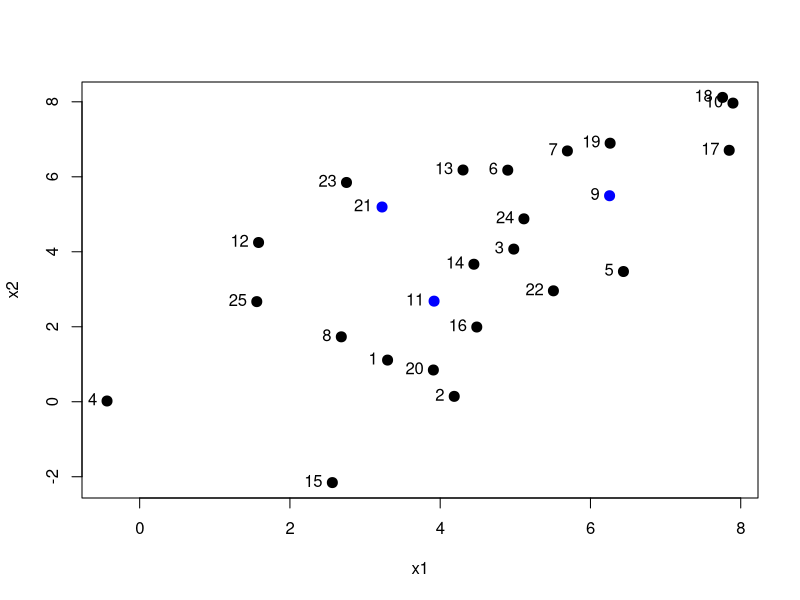
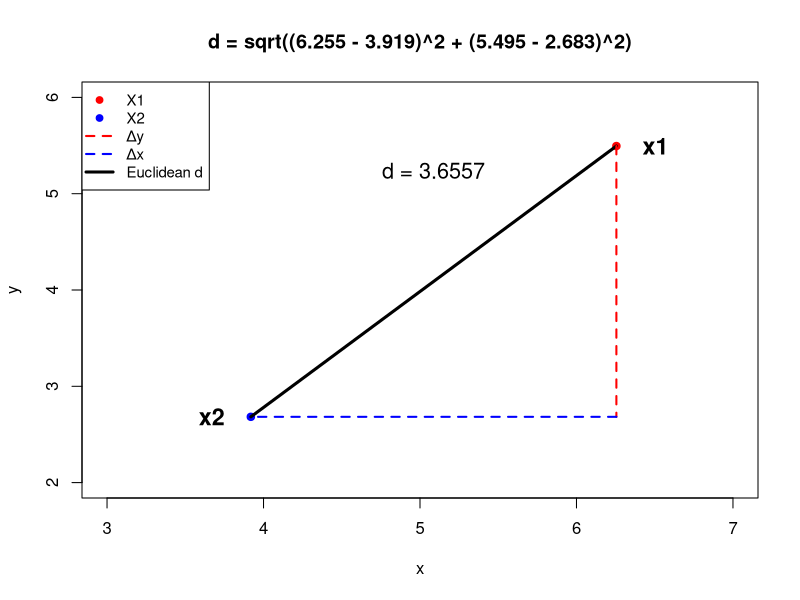
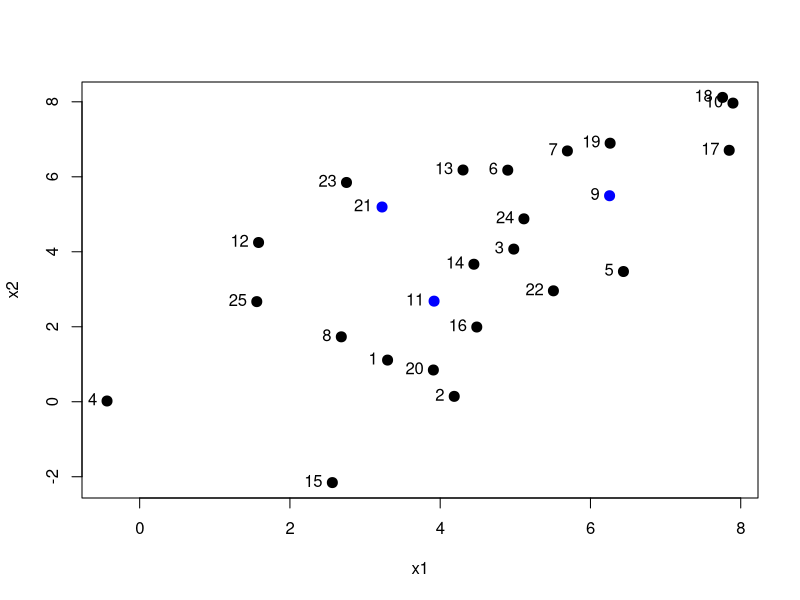
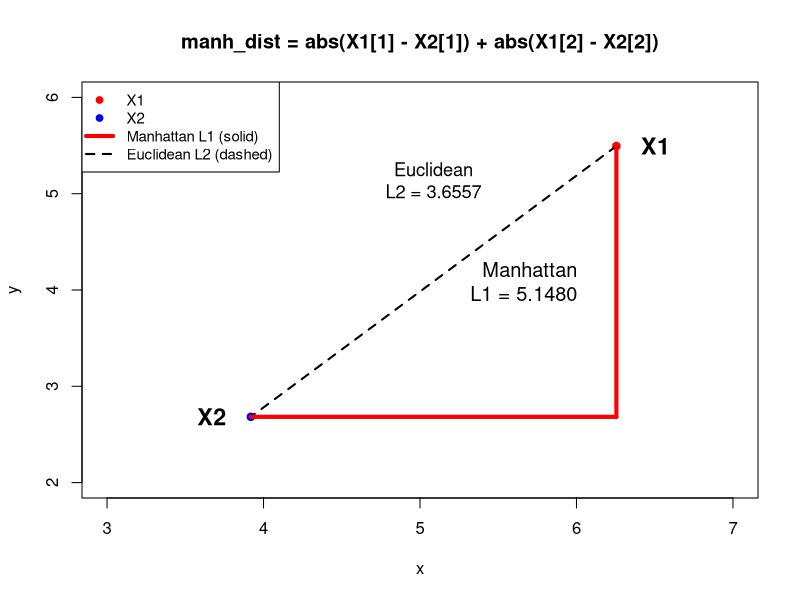
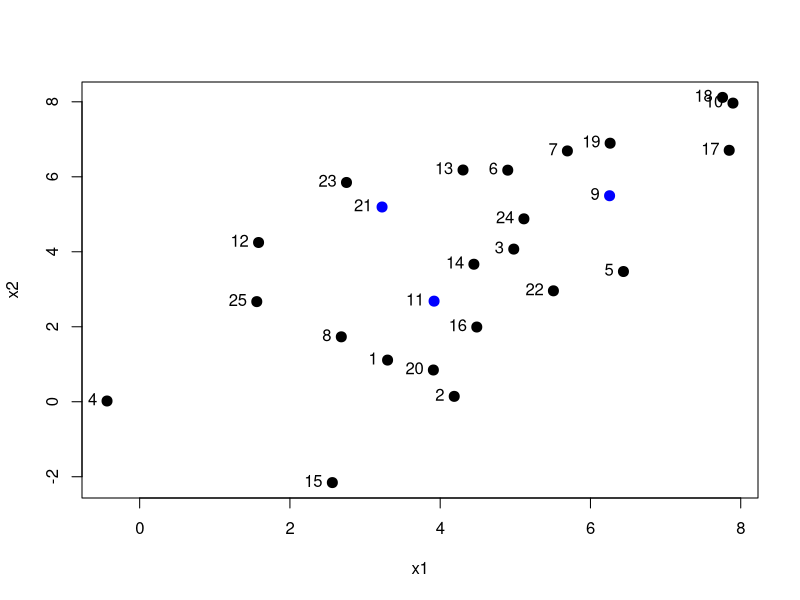
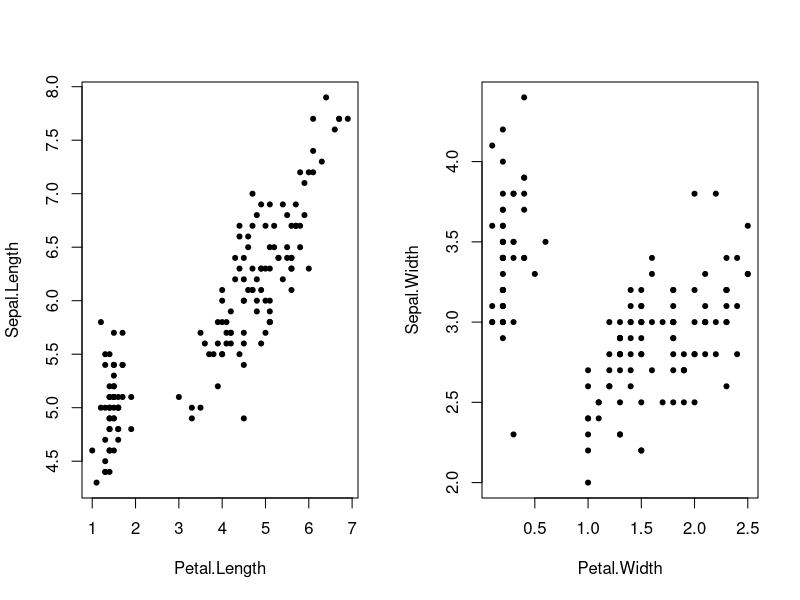
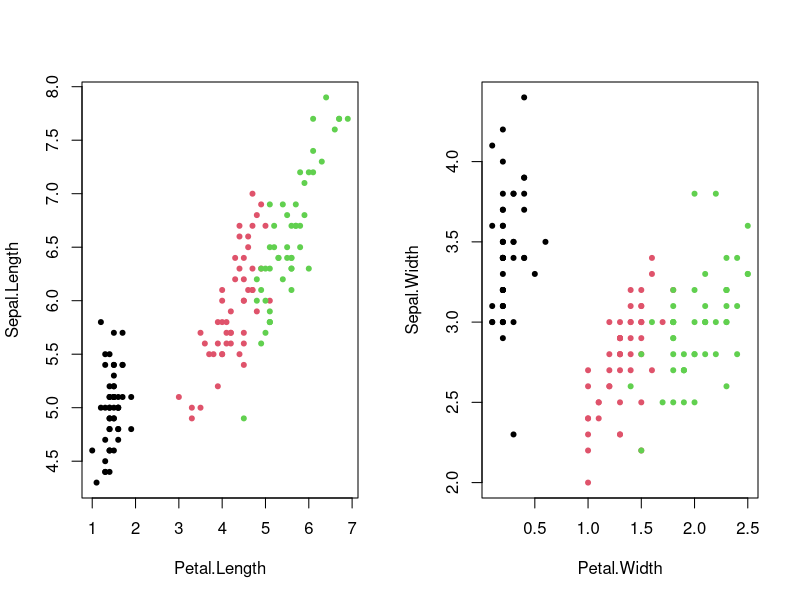
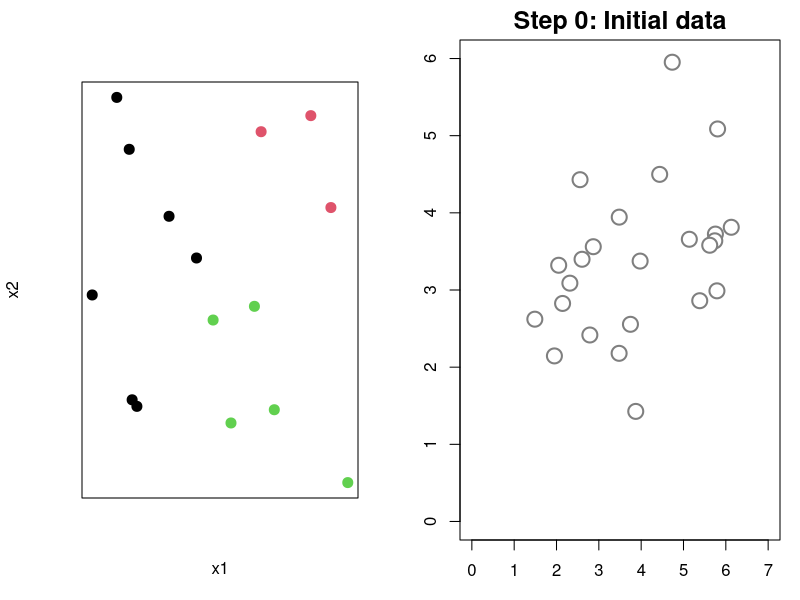

Generate these figures, in order, with R:
## ---- chunk 1
set.seed(146)
x1 <- rnorm(25, 5, 2)
x2 <- x1 + rnorm(25, 0, 2)
mycol <- rep("black", 25)
mycol[c(9,11,21)] <- "blue"
plot(x1, x2, pch=20, col=mycol, cex=2)
text(x1,x2, labels=as.character(1:25),pos=2)
## ---- chunk 2
# Points (capital X1, X2)
X1 <- c(6.255, 5.495)
X2 <- c(3.919, 2.683)

# Compute Euclidean distance
dist <- sqrt((X1[1] - X2[1])^2 + (X1[2] - X2[2])^2)

# Plot
plot(X1[1], X1[2], pch = 19, col = "red", xlim = c(3, 7), ylim = c(2, 6),
     xlab = "x", ylab = "y", main = "d = sqrt((6.255 - 3.919)^2 + (5.495 - 2.683)^2)")
points(X2[1], X2[2], pch = 19, col = "blue")

# Hypotenuse (Euclidean distance)
segments(X1[1], X1[2], X2[1], X2[2], lwd = 3, col = "black")

# Dashed legs of the triangle (Delta x and Delta y)
segments(X1[1], X1[2], X1[1], X2[2], lwd = 2, col = "red", lty = 2)
segments(X1[1], X2[2], X2[1], X2[2], lwd = 2, col = "blue", lty = 2)

# Labels for points
text(X1[1] + 0.25, X1[2], "x1", cex = 1.4, font = 2)
text(X2[1] - 0.25, X2[2], "x2", cex = 1.4, font = 2)

# Distance annotation
text(mean(c(X1[1], X2[1])), mean(c(X1[2], X2[2])) + 1.15,
     sprintf("d = %.4f", dist), cex = 1.3)

# Legend
legend("topleft", legend = c("X1", "X2", "Δy", "Δx", "Euclidean d"),
       col = c("red", "blue", "red", "blue", "black"),
       pch = c(19, 19, NA, NA, NA), lty = c(NA, NA, 2, 2, 1),
       lwd = c(NA, NA, 2, 2, 3), cex = 0.9, bg = "white")
mypoints <- cbind(x1,x2)[c(9,11,21),]
rownames(mypoints) <- as.character(c(9,11,21))
## ---- chunk 3
plot(x1, x2, pch=20, col=mycol, cex=2)
text(x1,x2, labels=as.character(1:25),pos=2)
## ---- chunk 4
dist(mypoints, method ="euclidian")
## ---- chunk 5
# Points
# Points
X1 <- c(6.255, 5.495)
X2 <- c(3.919, 2.683)

# Distances
eucl_dist <- sqrt((X1[1] - X2[1])^2 + (X1[2] - X2[2])^2)
manh_dist <- abs(X1[1] - X2[1]) + abs(X1[2] - X2[2])
#cat(sprintf("Manhattan distance: %.4f (Euclidean reference: %.4f)\n", manh_dist, eucl_dist))

# Plot
plot(X1[1], X1[2], pch = 19, col = "red", xlim = c(3, 7), ylim = c(2, 6),
     xlab = "x", ylab = "y", main = "manh_dist = abs(X1[1] - X2[1]) + abs(X1[2] - X2[2])")
points(X2[1], X2[2], pch = 19, col = "blue")

# Euclidean reference (dashed black)
segments(X1[1], X1[2], X2[1], X2[2], lwd = 2, col = "black", lty = 2)

# Manhattan lower path focus (solid red: horizontal then vertical)
segments(X2[1], X2[2], X1[1], X2[2], lwd = 4, col = "red")
segments(X1[1], X2[2], X1[1], X1[2], lwd = 4, col = "red")


# Labels
text(X1[1] + 0.25, X1[2], "X1", cex = 1.4, font = 2)
text(X2[1] - 0.25, X2[2], "X2", cex = 1.4, font = 2)

# Annotations (focus on Manhattan)
text(X1[1] - 0.25, (X1[2] + X2[2])/2, sprintf("Manhattan\nL1 = %.4f", manh_dist), cex = 1.2, adj=1)
text((X1[1] + X2[1])/2, (X1[2] + X2[2])/2 + 1.05, sprintf("Euclidean\nL2 = %.4f", eucl_dist), cex = 1.1)

# Legend (Manhattan primary)
legend("topleft", c("X1", "X2", "Manhattan L1 (solid)", "Euclidean L2 (dashed)"),
       col = c("red", "blue", "red", "black"),
       pch = c(19, 19, NA, NA), lty = c(NA, NA, 1, 2),
       lwd = c(NA, NA, 4, 2), cex = 0.9, bg = "white")


## ---- chunk 6
plot(x1, x2, pch=20, col=mycol, cex=2)
text(x1,x2, labels=as.character(1:25),pos=2)
## ---- chunk 7
dist(mypoints, method ="manhattan")
## ---- chunk 8
data(iris)
head(iris[c(1:3,55:57,125:127),1:5],8)
## ---- chunk 9
par(mfrow=c(1,2))
plot(Sepal.Length ~ Petal.Length, data=iris, pch=20)
plot(Sepal.Width ~ Petal.Width, data=iris, pch=20)
## ---- chunk 10
par(mfrow=c(1,2))
cols=factor(iris$Species, labels = 1:3)
plot(Sepal.Length ~ Petal.Length, data=iris, pch=20, col=cols)
plot(Sepal.Width ~ Petal.Width, data=iris, pch=20, col=cols)
## ---- chunk 11
#set.seed(147)
x1 <- runif(15)
x2 <- runif(15)
X <- cbind(x1,x2)
clust1 <- kmeans(X, centers = 3, iter.max = 10, nstart = 5)
plot(x2~x1, pch=20, cex=2, axes=F, col=clust1$cluster)
box()
## ---- chunk 12
set.seed(123)

# Generate two-cluster toy data (fixed once for all slides)
n1 <- 12; n2 <- 12
x1 <- cbind(rnorm(n1, 2.5, 0.8), rnorm(n1, 3, 0.8))
x2 <- cbind(rnorm(n2, 5, 0.9),   rnorm(n2, 4, 0.9))
X  <- rbind(x1, x2)
## ---- chunk 13
par(mar = c(3, 3, 2, 1))
plot(X, pch = 21, bg = "white", col = "gray50", cex = 2, lwd = 2,
     xlim = c(0, 7), ylim = c(0, 6),
     xlab = "", ylab = "",
     main = "Step 0: Initial data", cex.main = 1.5,
     axes = TRUE)
## ---- chunk 14
set.seed(42)
centers1 <- X[sample(nrow(X), 2), ]

par(mar = c(3, 3, 2, 1))
plot(X, pch = 21, bg = "white", col = "gray50", cex = 2, lwd = 2,
     xlim = c(0, 7), ylim = c(0, 6),
     xlab = "", ylab = "",
     main = "Step 1: Initialize centroids", cex.main = 1.5,
     axes = TRUE)
points(centers1, pch = 4, col = c("blue", "red"), cex = 3, lwd = 3)
## ---- chunk 15
# Distances from points to initial centroids
dists1 <- as.matrix(dist(rbind(X, centers1)))
assign1 <- apply(dists1[1:nrow(X), (nrow(X)+1):(nrow(X)+2)], 1, which.min)
cols1 <- ifelse(assign1 == 1, "blue", "red")

par(mar = c(3, 3, 2, 1))
plot(X, pch = 21, bg = "white", col = cols1, cex = 2, lwd = 2,
     xlim = c(0, 7), ylim = c(0, 6),
     xlab = "", ylab = "",
     main = "Step 2: Assign to nearest centroid", cex.main = 1.5,
     axes = TRUE)
points(centers1, pch = 4, col = c("blue", "red"), cex = 3, lwd = 3)
#text(7.5, 5, "Assign to
##nearest centroid", adj = 0,
#     cex = 1.2, col = "goldenrod4", xpd = TRUE)
## ---- chunk 16
centers2 <- rbind(
  colMeans(X[assign1 == 1, , drop = FALSE]),
  colMeans(X[assign1 == 2, , drop = FALSE])
)

par(mar = c(3, 3, 2, 1))
plot(X, pch = 21, bg = "white", col = cols1, cex = 2, lwd = 2,
     xlim = c(0, 7), ylim = c(0, 6),
     xlab = "", ylab = "",
     main = "Step 3: Compute new centroids", cex.main = 1.5,
     axes = TRUE)
points(centers2, pch = 4, col = c("blue", "red"), cex = 3, lwd = 3)
#text(7.5, 5, "Compute new
#centroids", adj = 0,
#     cex = 1.2, col = "goldenrod4", xpd = TRUE)
## ---- chunk 17
dists2 <- as.matrix(dist(rbind(X, centers2)))
assign2 <- apply(dists2[1:nrow(X), (nrow(X)+1):(nrow(X)+2)], 1, which.min)
cols2 <- ifelse(assign2 == 1, "blue", "red")

par(mar = c(3, 3, 2, 1))
plot(X, pch = 21, bg = "white", col = cols2, cex = 2, lwd = 2,
     xlim = c(0, 7), ylim = c(0, 6),
     xlab = "", ylab = "",
     main = "Step 2 again: Reassign", cex.main = 1.5,
     axes = TRUE)
points(centers2, pch = 4, col = c("blue", "red"), cex = 3, lwd = 3)

## ---- chunk 18
centers3 <- rbind(
  colMeans(X[assign2 == 1, , drop = FALSE]),
  colMeans(X[assign2 == 2, , drop = FALSE])
)

par(mar = c(3, 3, 2, 1))
plot(X, pch = 21, bg = "white", col = cols2, cex = 2, lwd = 2,
     xlim = c(0, 7), ylim = c(0, 6),
     xlab = "", ylab = "",
     main = "Step 3 again: Recompute centroids", cex.main = 1.5,
     axes = TRUE)
points(centers3, pch = 4, col = c("blue", "red"), cex = 3, lwd = 3)
set.seed(123)
## ---- chunk 19
km_final <- kmeans(X, centers = 2, nstart = 100)
## ---- chunk 20
cols_final <- c("blue", "red")[km_final$cluster]
par(mar = c(3, 3, 2, 1))
plot(X, pch = 21, bg = "white", col = cols_final, cex = 2, lwd = 2,
     xlim = c(0, 7), ylim = c(0, 6),
     xlab = "", ylab = "",
     main = "Final clustering (converged)", cex.main = 1.5,
     axes = TRUE)
points(km_final$centers, pch = 4, col = c("blue", "red"), cex = 3, lwd = 3)
## ---- chunk 21
df <- data.frame(x=iris[,3], y=iris[,1]) 
kmeans_result <- kmeans(df, centers = 3,nstart = 100)
## ---- chunk 22
# K-means on iris (Petal.Length vs Sepal.Length)
set.seed(123)
df <- data.frame(x = iris$Petal.Length, y = iris$Sepal.Length)
km <- kmeans(df, centers = 3, nstart = 100)

# True species labels (as numeric 1,2,3)
cols_true <- as.numeric(factor(iris$Species))

# Cluster assignment from k-means
cols_km <- km$cluster

cols_km[km$cluster==2] = 1
cols_km[km$cluster==3] = 2
cols_km[km$cluster==1] = 3
# Side-by-side plots
par(mfrow = c(1, 2), mar = c(4, 4, 3, 1))

# Left: K-means clustering
plot(df$x, df$y, 
     pch = 20, col = cols_km, cex = 1.5,
     xlab = "Petal.Length", ylab = "Sepal.Length",
     main = "K-means (k=3)")
points(km$centers, pch = 8, col = "blue", cex = 2, lwd = 2)

# Right: True species
plot(df$x, df$y, 
     pch = 20, col = cols_true, cex = 1.5,
     xlab = "Petal.Length", ylab = "Sepal.Length",
     main = "True species")

par(mfrow = c(1, 1))

## ---- chunk 23
kmeans_result$size # Cluster Sizes
kmeans_result$withinss # Within Cluster Sum of Squares
kmeans_result$tot.withinss # Total Within Sum of Squares
## ---- chunk 24
df <- iris[,1:4]
kmeans_result <- kmeans(df, centers = 3,nstart = 100)
## ---- chunk 25
kmeans_result$size          # Cluster Sizes
kmeans_result$withinss      # Within Cluster Sum of Squares
kmeans_result$tot.withinss  # Total Within Sum of Squares
## ---- chunk 26
set.seed(123)

max_k <- 10
wss <- numeric(max_k)

for (k in 1:max_k) {
  km <- kmeans(df, centers = k, nstart = 100)
  wss[k] <- km$tot.withinss
}

plot(1:max_k, wss, type = "b", pch = 19,
     xlab = "Number of clusters k",
     ylab = "Total within-cluster SS",
     main = "Elbow plot for K-means")
## ---- chunk 27
set.seed(123)

k_seq  <- 1:10
wss    <- numeric(length(k_seq))
aic    <- numeric(length(k_seq))
bic    <- numeric(length(k_seq))

n <- nrow(df)  # df already defined as iris[,1:2] earlier
p <- ncol(df)*2.2 #just for illustrative purpose

for (i in seq_along(k_seq)) {
  k  <- k_seq[i]
  km <- kmeans(df, centers = k, nstart = 100)
  wss[i] <- km$tot.withinss
  
  rss    <- wss[i]
  params <- k * p + 1          # k*p means + 1 variance parameter
  
  aic[i] <- n * log(rss / n) + 2 * params
  bic[i] <- n * log(rss / n) + log(n) * params
}

plot(k_seq, aic, type = "b", pch = 19, col = "steelblue",
     xlab = "Number of clusters k", ylab = "Criterion value",
     main = "AIC / BIC for k-means (Gaussian approximation)")
lines(k_seq, bic, type = "b", pch = 17, col = "firebrick")
legend("topright", legend = c("AIC", "BIC"),
       col = c("steelblue", "firebrick"), pch = c(19,17), lty = 1)

## ---- chunk 28
library(cluster)
set.seed(123)  

# Use iris data
df <- iris[, c(3, 1)]# Petal.Length, Sepal.Length
pam_manhattan <- pam(df, k = 3, metric = "manhattan",nstart = 100)

# Compute Minkowski distance matrix
dist_minkowski <- dist(df, method = "minkowski")
# Run PAM on the distance matrix
pam_minkowski <- pam(dist_minkowski, k = 3, diss = TRUE,nstart = 100)
## ---- chunk 29
library(cluster)

# PAM on iris (Petal.Length vs Sepal.Length)
set.seed(123)
df <- data.frame(x = iris$Petal.Length, y = iris$Sepal.Length)
pam_result <- pam(df,metric = "manhattan", k = 3,nstart = 100)

# True species labels (as numeric 1,2,3)
cols_true <- as.numeric(factor(iris$Species))

# Cluster assignment from PAM
cols_pam <- pam_result$clustering


cols_pam[pam_result$clustering==3] = 2
cols_pam[pam_result$clustering==2] = 3

# Side-by-side plots
par(mfrow = c(1, 2), mar = c(4, 4, 3, 1))

# Left: PAM clustering
plot(df$x, df$y, 
     pch = 20, col = cols_pam, cex = 1.5,
     xlab = "Petal.Length", ylab = "Sepal.Length",
     main = "PAM (k=3)")
points(pam_result$medoids, pch = 8, col = "black", cex = 2, lwd = 2)

# Right: True species
plot(df$x, df$y, 
     pch = 20, col = cols_true, cex = 1.5,
     xlab = "Petal.Length", ylab = "Sepal.Length",
     main = "True species")
## ---- chunk 30
    # Use numeric iris variables only
    df_iris <- as.matrix(iris[,1:4])

    d_iris  <- dist(df_iris, method = "euclidean")
    hc_iris <- hclust(d_iris, method = "average")

    plot(hc_iris,
         labels = FALSE,
         main   = "Hierarchical clustering of iris data",
         xlab   = "", sub = "")
    abline(h = 1.9, col = "red", lty = 2)

## ---- chunk 31
knitr::opts_chunk$set(echo = FALSE, fig.align = "center")

# Fixed 6-point toy example
# (two bottom-left, two top-right, one middle-left, one top-left)
x1 <- c(0.10, 0.30, 0.70, 0.90, 0.30, 0.10)
x2 <- c(0.10, 0.10, 0.70, 0.70, 0.40, 0.70)

data <- data.frame(x1 = x1, x2 = x2)

# Distance matrix and hclust objects
D <- dist(data)
hc_single   <- hclust(D, method = "single")
hc_complete <- hclust(D, method = "complete")
hc_average  <- hclust(D, method = "average")
## ---- chunk 32
par(mfrow = c(1, 2), mar = c(2, 2, 3, 1))

# Left: Dendrogram placeholder
plot(1, type = "n", xlim = c(0, 1), ylim = c(0, 1.4), axes = FALSE, xlab = "", ylab = "")
box()
title("Dendrogram (building...)", cex.main = 1.2)
mtext("Height", side = 2, line = 0.5, cex = 0.9)

# Right: Scatter plot of 6 points
plot(x2 ~ x1, pch = 20, cex = 3, axes = FALSE, xlim = c(0, 1), ylim = c(0, 1),
     xlab = "", ylab = "", main = "Data Points", cex.main = 1.2)
text(x1, x2, labels = 1:6, pos = 3, cex = 1.3, font = 2)
box()
## ---- chunk 33
par(mfrow = c(1, 2), mar = c(2, 2, 3, 1))

plot(1, type = "n", xlim = c(0.5, 6.5), ylim = c(0, 1.4), axes = FALSE, xlab = "", ylab = "")
box()
title("Single Linkage: 1st merge", cex.main = 1.2)
# merge 1 & 2 at height 0.20
segments(1, 0, 1, 0.20, lwd = 2)
segments(2, 0, 2, 0.20, lwd = 2)
segments(1, 0.20, 2, 0.20, lwd = 2)
axis(2, las = 1, cex.axis = 0.8)
mtext("Height", side = 2, line = 2.5, cex = 0.9)
text(1:6, rep(-0.06, 6), labels = 1:6, cex = 1, xpd = TRUE)

plot(x2 ~ x1, pch = 20, cex = 3, col = "grey70", axes = FALSE,
     xlim = c(0, 1), ylim = c(0, 1), xlab = "", ylab = "",
     main = "Merge points 1 & 2", cex.main = 1.2)
points(x1[c(1,2)], x2[c(1,2)], pch = 20, cex = 3, col = "red")
segments(x1[1], x2[1], x1[2], x2[2], col = "red", lwd = 3)
text(x1, x2, labels = 1:6, pos = 3, cex = 1.3, font = 2)
box()
## ---- chunk 34
par(mfrow = c(1, 2), mar = c(2, 2, 3, 1))

plot(1, type = "n", xlim = c(0.5, 6.5), ylim = c(0, 1.4), axes = FALSE, xlab = "", ylab = "")
box()
title("Single Linkage: 2nd merge", cex.main = 1.2)
# (1-2)
segments(1, 0, 1, 0.20, lwd = 2)
segments(2, 0, 2, 0.20, lwd = 2)
segments(1, 0.20, 2, 0.20, lwd = 2)
# merge 3 & 4 at height 0.20
segments(3, 0, 3, 0.20, lwd = 2)
segments(4, 0, 4, 0.20, lwd = 2)
segments(3, 0.20, 4, 0.20, lwd = 2)
axis(2, las = 1, cex.axis = 0.8)
mtext("Height", side = 2, line = 2.5, cex = 0.9)
text(1:6, rep(-0.06, 6), labels = 1:6, cex = 1, xpd = TRUE)

plot(x2 ~ x1, pch = 20, cex = 3, col = "grey70", axes = FALSE,
     xlim = c(0, 1), ylim = c(0, 1), xlab = "", ylab = "",
     main = "Merge points 3 & 4", cex.main = 1.2)
points(x1[c(3,4)], x2[c(3,4)], pch = 20, cex = 3, col = "red")
segments(x1[3], x2[3], x1[4], x2[4], col = "red", lwd = 3)
text(x1, x2, labels = 1:6, pos = 3, cex = 1.3, font = 2)
box()
## ---- chunk 35
par(mfrow = c(1, 2), mar = c(2, 2, 3, 1))

plot(1, type = "n", xlim = c(0.5, 6.5), ylim = c(0, 1.4), axes = FALSE, xlab = "", ylab = "")
box()
title("Single Linkage: 3rd merge", cex.main = 1.2)
# (1-2)
segments(1, 0, 1, 0.20, lwd = 2)
segments(2, 0, 2, 0.20, lwd = 2)
segments(1, 0.20, 2, 0.20, lwd = 2)
# (3-4)
segments(3, 0, 3, 0.20, lwd = 2)
segments(4, 0, 4, 0.20, lwd = 2)
segments(3, 0.20, 4, 0.20, lwd = 2)
# 5 joins {1,2} at height ≈ 0.30
segments(5, 0, 5, 0.30, lwd = 2)
segments(1.5, 0.20, 1.5, 0.30, lwd = 2)
segments(1.5, 0.30, 5, 0.30, lwd = 2)
axis(2, las = 1, cex.axis = 0.8)
mtext("Height", side = 2, line = 2.5, cex = 0.9)
text(1:6, rep(-0.06, 6), labels = 1:6, cex = 1, xpd = TRUE)

plot(x2 ~ x1, pch = 20, cex = 3, col = "grey70", axes = FALSE,
     xlim = c(0, 1), ylim = c(0, 1), xlab = "", ylab = "",
     main = "Point 5 joins cluster {1,2}", cex.main = 1.2)
points(x1[c(1,2,5)], x2[c(1,2,5)], pch = 20, cex = 3, col = "red")
segments(x1[1], x2[1], x1[2], x2[2], col = "red", lwd = 3)
segments(x1[2], x2[2], x1[5], x2[5], col = "red", lwd = 2, lty = 2)
text(x1, x2, labels = 1:6, pos = 3, cex = 1.3, font = 2)
box()
## ---- chunk 36
par(mfrow = c(1, 2), mar = c(2, 2, 3, 1))

plot(1, type = "n", xlim = c(0.5, 6.5), ylim = c(0, 1.4), axes = FALSE, xlab = "", ylab = "")
box()
title("Single Linkage: 4th merge", cex.main = 1.2)
# (1-2)
segments(1, 0, 1, 0.20, lwd = 2)
segments(2, 0, 2, 0.20, lwd = 2)
segments(1, 0.20, 2, 0.20, lwd = 2)
# (3-4)
segments(3, 0, 3, 0.20, lwd = 2)
segments(4, 0, 4, 0.20, lwd = 2)
segments(3, 0.20, 4, 0.20, lwd = 2)
# (5 with {1,2})
segments(5, 0, 5, 0.30, lwd = 2)
segments(1.5, 0.20, 1.5, 0.30, lwd = 2)
segments(1.5, 0.30, 5, 0.30, lwd = 2)
# 6 joins {1,2,5} at height ≈ 0.36 (nearest is 5)
segments(6, 0, 6, 0.36, lwd = 2)
segments(2.0, 0.30, 2.0, 0.36, lwd = 2)
segments(2.0, 0.36, 6, 0.36, lwd = 2)
axis(2, las = 1, cex.axis = 0.8)
mtext("Height", side = 2, line = 2.5, cex = 0.9)
text(1:6, rep(-0.06, 6), labels = 1:6, cex = 1, xpd = TRUE)

plot(x2 ~ x1, pch = 20, cex = 3, col = "grey70", axes = FALSE,
     xlim = c(0, 1), ylim = c(0, 1), xlab = "", ylab = "",
     main = "Point 6 joins cluster {1,2,5}", cex.main = 1.2)
points(x1[c(1,2,5,6)], x2[c(1,2,5,6)], pch = 20, cex = 3, col = "red")
segments(x1[1], x2[1], x1[2], x2[2], col = "red", lwd = 3)
segments(x1[2], x2[2], x1[5], x2[5], col = "red", lwd = 2, lty = 2)
segments(x1[5], x2[5], x1[6], x2[6], col = "red", lwd = 2, lty = 2)
text(x1, x2, labels = 1:6, pos = 3, cex = 1.3, font = 2)
box()
## ---- chunk 37
par(mfrow = c(1, 2), mar = c(2, 2, 3, 1))

plot(hc_single, main = "Single Linkage Dendrogram", xlab = "", ylab = "Height", sub = "", cex.main = 1.2)

plot(x2 ~ x1, pch = 20, cex = 3, col = "red", axes = FALSE,
     xlim = c(0, 1), ylim = c(0, 1), xlab = "", ylab = "",
     main = "All points merged (single)", cex.main = 1.2)
segments(x1[1], x2[1], x1[2], x2[2], col = "red", lwd = 3)
segments(x1[3], x2[3], x1[4], x2[4], col = "red", lwd = 3)
segments(x1[2], x2[2], x1[5], x2[5], col = "red", lwd = 2, lty = 2)
segments(x1[5], x2[5], x1[6], x2[6], col = "red", lwd = 2, lty = 2)
segments(x1[5], x2[5], x1[3], x2[3], col = "red", lwd = 2, lty = 2)
text(x1, x2, labels = 1:6, pos = 3, cex = 1.3, font = 2)
box()
## ---- chunk 38
par(mfrow = c(1, 2), mar = c(2, 2, 3, 1))

plot(1, type = "n", xlim = c(0, 1), ylim = c(0, 1.4), axes = FALSE, xlab = "", ylab = "")
box()
title("Dendrogram (building...)", cex.main = 1.2)
mtext("Height", side = 2, line = 0.5, cex = 0.9)

plot(x2 ~ x1, pch = 20, cex = 3, axes = FALSE, xlim = c(0, 1), ylim = c(0, 1),
     xlab = "", ylab = "", main = "Data Points", cex.main = 1.2)
text(x1, x2, labels = 1:6, pos = 3, cex = 1.3, font = 2)
box()
## ---- chunk 39
par(mfrow = c(1, 2), mar = c(2, 2, 3, 1))

plot(1, type = "n", xlim = c(0.5, 6.5), ylim = c(0, 1.4), axes = FALSE, xlab = "", ylab = "")
box()
title("Complete Linkage: 1st merge", cex.main = 1.2)
segments(1, 0, 1, 0.20, lwd = 2)
segments(2, 0, 2, 0.20, lwd = 2)
segments(1, 0.20, 2, 0.20, lwd = 2)
axis(2, las = 1, cex.axis = 0.8)
mtext("Height", side = 2, line = 2.5, cex = 0.9)
text(1:6, rep(-0.06, 6), labels = 1:6, cex = 1, xpd = TRUE)

plot(x2 ~ x1, pch = 20, cex = 3, col = "grey70", axes = FALSE,
     xlim = c(0, 1), ylim = c(0, 1), xlab = "", ylab = "",
     main = "Merge points 1 & 2", cex.main = 1.2)
points(x1[c(1,2)], x2[c(1,2)], pch = 20, cex = 3, col = "blue")
segments(x1[1], x2[1], x1[2], x2[2], col = "blue", lwd = 3)
text(x1, x2, labels = 1:6, pos = 3, cex = 1.3, font = 2)
box()
## ---- chunk 40
par(mfrow = c(1, 2), mar = c(2, 2, 3, 1))

plot(1, type = "n", xlim = c(0.5, 6.5), ylim = c(0, 1.4), axes = FALSE, xlab = "", ylab = "")
box()
title("Complete Linkage: 2nd merge", cex.main = 1.2)
segments(1, 0, 1, 0.20, lwd = 2)
segments(2, 0, 2, 0.20, lwd = 2)
segments(1, 0.20, 2, 0.20, lwd = 2)
segments(3, 0, 3, 0.20, lwd = 2)
segments(4, 0, 4, 0.20, lwd = 2)
segments(3, 0.20, 4, 0.20, lwd = 2)
axis(2, las = 1, cex.axis = 0.8)
mtext("Height", side = 2, line = 2.5, cex = 0.9)
text(1:6, rep(-0.06, 6), labels = 1:6, cex = 1, xpd = TRUE)

plot(x2 ~ x1, pch = 20, cex = 3, col = "grey70", axes = FALSE,
     xlim = c(0, 1), ylim = c(0, 1), xlab = "", ylab = "",
     main = "Merge points 3 & 4", cex.main = 1.2)
points(x1[c(3,4)], x2[c(3,4)], pch = 20, cex = 3, col = "blue")
segments(x1[3], x2[3], x1[4], x2[4], col = "blue", lwd = 3)
text(x1, x2, labels = 1:6, pos = 3, cex = 1.3, font = 2)
box()
## ---- chunk 41
par(mfrow = c(1, 2), mar = c(2, 2, 3, 1))

plot(1, type = "n", xlim = c(0.5, 6.5), ylim = c(0, 1.4), axes = FALSE, xlab = "", ylab = "")
box()
title("Complete Linkage: 3rd merge", cex.main = 1.2)
# (1-2)
segments(1, 0, 1, 0.20, lwd = 2)
segments(2, 0, 2, 0.20, lwd = 2)
segments(1, 0.20, 2, 0.20, lwd = 2)
# (3-4)
segments(3, 0, 3, 0.20, lwd = 2)
segments(4, 0, 4, 0.20, lwd = 2)
segments(3, 0.20, 4, 0.20, lwd = 2)
# merge 5 & 6 at height ≈ 0.36
segments(5, 0, 5, 0.36, lwd = 2)
segments(6, 0, 6, 0.36, lwd = 2)
segments(5, 0.36, 6, 0.36, lwd = 2)
axis(2, las = 1, cex.axis = 0.8)
mtext("Height", side = 2, line = 2.5, cex = 0.9)
text(1:6, rep(-0.06, 6), labels = 1:6, cex = 1, xpd = TRUE)

plot(x2 ~ x1, pch = 20, cex = 3, col = "grey70", axes = FALSE,
     xlim = c(0, 1), ylim = c(0, 1), xlab = "", ylab = "",
     main = "Merge points 5 & 6", cex.main = 1.2)
points(x1[c(5,6)], x2[c(5,6)], pch = 20, cex = 3, col = "blue")
segments(x1[5], x2[5], x1[6], x2[6], col = "blue", lwd = 3)
text(x1, x2, labels = 1:6, pos = 3, cex = 1.3, font = 2)
box()
## ---- chunk 42
par(mfrow = c(1, 2), mar = c(2, 2, 3, 1))

plot(1, type = "n", xlim = c(0.5, 6.5), ylim = c(0, 1.4), axes = FALSE, xlab = "", ylab = "")
box()
title("Complete Linkage: 4th merge", cex.main = 1.2)
# (1-2)
segments(1, 0, 1, 0.20, lwd = 2)
segments(2, 0, 2, 0.20, lwd = 2)
segments(1, 0.20, 2, 0.20, lwd = 2)
# (3-4)
segments(3, 0, 3, 0.20, lwd = 2)
segments(4, 0, 4, 0.20, lwd = 2)
segments(3, 0.20, 4, 0.20, lwd = 2)
# (5-6)
segments(5, 0, 5, 0.36, lwd = 2)
segments(6, 0, 6, 0.36, lwd = 2)
segments(5, 0.36, 6, 0.36, lwd = 2)
# {1,2} joins {5,6} at height equal to the maximum distance between any point in {1,2} and any point in {5,6}, which in this case is the distance between points 6 and 2 (≈ 0.63)
segments(1.5, 0.20, 1.5, 0.63, lwd = 2)
segments(5.5, 0.36, 5.5, 0.63, lwd = 2)
segments(1.5, 0.63, 5.5, 0.63, lwd = 2)
axis(2, las = 1, cex.axis = 0.8)
mtext("Height", side = 2, line = 2.5, cex = 0.9)
text(1:6, rep(-0.06, 6), labels = 1:6, cex = 1, xpd = TRUE)

plot(x2 ~ x1, pch = 20, cex = 3, col = "grey70", axes = FALSE,
     xlim = c(0, 1), ylim = c(0, 1), xlab = "", ylab = "",
     main = "Clusters {1,2} and {5,6} merge", cex.main = 1.2)
points(x1[c(1,2,5,6)], x2[c(1,2,5,6)], pch = 20, cex = 3, col = "blue")
segments(x1[1], x2[1], x1[2], x2[2], col = "blue", lwd = 3)
segments(x1[5], x2[5], x1[6], x2[6], col = "blue", lwd = 3)
segments(x1[2], x2[2], x1[6], x2[6], col = "blue", lwd = 2, lty = 2)
text(x1, x2, labels = 1:6, pos = 3, cex = 1.3, font = 2)
box()
## ---- chunk 43
par(mfrow = c(1, 2), mar = c(2, 2, 3, 1))

plot(hc_complete, main = "Complete Linkage Dendrogram", xlab = "", ylab = "Height", sub = "", cex.main = 1.2)

plot(x2 ~ x1, pch = 20, cex = 3, col = "blue", axes = FALSE,
     xlim = c(0, 1), ylim = c(0, 1), xlab = "", ylab = "",
     main = "All points merged (complete)", cex.main = 1.2)
segments(x1[1], x2[1], x1[2], x2[2], col = "blue", lwd = 3)
segments(x1[3], x2[3], x1[4], x2[4], col = "blue", lwd = 3)
segments(x1[5], x2[5], x1[6], x2[6], col = "blue", lwd = 3)
segments(x1[2], x2[2], x1[5], x2[5], col = "blue", lwd = 2, lty = 2)
segments(x1[1], x2[1], x1[4], x2[4], col = "blue", lwd = 2, lty = 2)
text(x1, x2, labels = 1:6, pos = 3, cex = 1.3, font = 2)
box()
## ---- chunk 44
par(mfrow = c(1, 2), mar = c(2, 2, 3, 1))

plot(1, type = "n", xlim = c(0.5, 6.5), ylim = c(0, 1.4), axes = FALSE, xlab = "", ylab = "")
box()
title("Average Linkage: 1st merge", cex.main = 1.2)
segments(1, 0, 1, 0.20, lwd = 2)
segments(2, 0, 2, 0.20, lwd = 2)
segments(1, 0.20, 2, 0.20, lwd = 2)
axis(2, las = 1, cex.axis = 0.8)
mtext("Height", side = 2, line = 2.5, cex = 0.9)
text(1:6, rep(-0.06, 6), labels = 1:6, cex = 1, xpd = TRUE)

plot(x2 ~ x1, pch = 20, cex = 3, col = "grey70", axes = FALSE,
     xlim = c(0, 1), ylim = c(0, 1), xlab = "", ylab = "",
     main = "Merge points 1 & 2", cex.main = 1.2)
points(x1[c(1,2)], x2[c(1,2)], pch = 20, cex = 3, col = "darkgreen")
segments(x1[1], x2[1], x1[2], x2[2], col = "darkgreen", lwd = 3)
text(x1, x2, labels = 1:6, pos = 3, cex = 1.3, font = 2)
box()
## ---- chunk 45
par(mfrow = c(1, 2), mar = c(2, 2, 3, 1))

plot(1, type = "n", xlim = c(0.5, 6.5), ylim = c(0, 1.4), axes = FALSE, xlab = "", ylab = "")
box()
title("Average Linkage: 2nd merge", cex.main = 1.2)
segments(1, 0, 1, 0.20, lwd = 2)
segments(2, 0, 2, 0.20, lwd = 2)
segments(1, 0.20, 2, 0.20, lwd = 2)
segments(3, 0, 3, 0.20, lwd = 2)
segments(4, 0, 4, 0.20, lwd = 2)
segments(3, 0.20, 4, 0.20, lwd = 2)
axis(2, las = 1, cex.axis = 0.8)
mtext("Height", side = 2, line = 2.5, cex = 0.9)
text(1:6, rep(-0.06, 6), labels = 1:6, cex = 1, xpd = TRUE)

plot(x2 ~ x1, pch = 20, cex = 3, col = "grey70", axes = FALSE,
     xlim = c(0, 1), ylim = c(0, 1), xlab = "", ylab = "",
     main = "Merge points 3 & 4", cex.main = 1.2)
points(x1[c(3,4)], x2[c(3,4)], pch = 20, cex = 3, col = "darkgreen")
segments(x1[3], x2[3], x1[4], x2[4], col = "darkgreen", lwd = 3)
text(x1, x2, labels = 1:6, pos = 3, cex = 1.3, font = 2)
box()
## ---- chunk 46
par(mfrow = c(1, 2), mar = c(2, 2, 3, 1))

plot(1, type = "n", xlim = c(0.5, 6.5), ylim = c(0, 1.4), axes = FALSE, xlab = "", ylab = "")
box()
title("Average Linkage: 3rd merge", cex.main = 1.2)
# (1-2)
segments(1, 0, 1, 0.20, lwd = 2)
segments(2, 0, 2, 0.20, lwd = 2)
segments(1, 0.20, 2, 0.20, lwd = 2)
# (3-4)
segments(3, 0, 3, 0.20, lwd = 2)
segments(4, 0, 4, 0.20, lwd = 2)
segments(3, 0.20, 4, 0.20, lwd = 2)
# 5 joins {1,2} at height ≈ 0.33
segments(5, 0, 5, 0.33, lwd = 2)
segments(1.5, 0.20, 1.5, 0.33, lwd = 2)
segments(1.5, 0.33, 5, 0.33, lwd = 2)
axis(2, las = 1, cex.axis = 0.8)
mtext("Height", side = 2, line = 2.5, cex = 0.9)
text(1:6, rep(-0.06, 6), labels = 1:6, cex = 1, xpd = TRUE)

plot(x2 ~ x1, pch = 20, cex = 3, col = "grey70", axes = FALSE,
     xlim = c(0, 1), ylim = c(0, 1), xlab = "", ylab = "",
     main = "Point 5 joins cluster {1,2}", cex.main = 1.2)
points(x1[c(1,2,5)], x2[c(1,2,5)], pch = 20, cex = 3, col = "darkgreen")
segments(x1[1], x2[1], x1[2], x2[2], col = 'darkgreen', lwd = 3)
segments(x1[2], x2[2], x1[5], x2[5], col = 'darkgreen', lwd = 2, lty = 2)
segments(x1[1], x2[1], x1[5], x2[5], col = 'darkgreen', lwd = 2, lty = 2)
# centroid of {1,2}
cent12_x <- mean(x1[c(1,2)])
cent12_y <- mean(x2[c(1,2)])
points(cent12_x, cent12_y, pch = 4, cex = 2, col = 'darkgreen', lwd = 2)
segments(cent12_x, cent12_y, x1[5], x2[5], col = 'darkgreen', lwd = 2)
text(x1, x2, labels = 1:6, pos = 3, cex = 1.3, font = 2)
box()
## ---- chunk 47
par(mfrow = c(1, 2), mar = c(2, 2, 3, 1))

plot(1, type = "n", xlim = c(0.5, 6.5), ylim = c(0, 1.4), axes = FALSE, xlab = "", ylab = "")
box()
title("Average Linkage: 4th merge", cex.main = 1.2)
# (1-2)
segments(1, 0, 1, 0.20, lwd = 2)
segments(2, 0, 2, 0.20, lwd = 2)
segments(1, 0.20, 2, 0.20, lwd = 2)
# (3-4)
segments(3, 0, 3, 0.20, lwd = 2)
segments(4, 0, 4, 0.20, lwd = 2)
segments(3, 0.20, 4, 0.20, lwd = 2)
# (5 with {1,2})
segments(5, 0, 5, 0.33, lwd = 2)
segments(1.5, 0.20, 1.5, 0.33, lwd = 2)
segments(1.5, 0.33, 5, 0.33, lwd = 2)
# 6 joins {1,2,5} at height equal to the average distance from point 6 to the centroid of {1,2,5} (≈ 0.53)
segments(6, 0, 6, 0.53, lwd = 2)
segments(2.0, 0.33, 2.0, 0.53, lwd = 2)
segments(2.0, 0.53, 6, 0.53, lwd = 2)
axis(2, las = 1, cex.axis = 0.8)
mtext("Height", side = 2, line = 2.5, cex = 0.9)
text(1:6, rep(-0.06, 6), labels = 1:6, cex = 1, xpd = TRUE)

plot(x2 ~ x1, pch = 20, cex = 3, col = 'grey70', axes = FALSE,
     xlim = c(0, 1), ylim = c(0, 1), xlab = '', ylab = '',
     main = 'Point 6 joins cluster {1,2,5}', cex.main = 1.2)
points(x1[c(1,2,5,6)], x2[c(1,2,5,6)], pch = 20, cex = 3, col = 'darkgreen')
segments(x1[1], x2[1], x1[2], x2[2], col = 'darkgreen', lwd = 3)
segments(x1[2], x2[2], x1[5], x2[5], col = 'darkgreen', lwd = 2, lty = 2)
segments(x1[5], x2[5], x1[6], x2[6], col = 'darkgreen', lwd = 2, lty = 2)
# centroid of {1,2,5}
cent_x <- mean(x1[c(1,2,5)])
cent_y <- mean(x2[c(1,2,5)])
points(cent_x, cent_y, pch = 4, cex = 2, col = 'darkgreen', lwd = 2)
segments(cent_x, cent_y, x1[6], x2[6], col = 'darkgreen', lwd = 2)
text(x1, x2, labels = 1:6, pos = 3, cex = 1.3, font = 2)
box()
## ---- chunk 48
par(mfrow = c(1, 2), mar = c(2, 2, 3, 1))

plot(hc_average, main = "Average Linkage Dendrogram", xlab = "", ylab = "Height", sub = "", cex.main = 1.2)

plot(x2 ~ x1, pch = 20, cex = 3, col = "darkgreen", axes = FALSE,
     xlim = c(0, 1), ylim = c(0, 1), xlab = "", ylab = "",
     main = "All points merged (average)", cex.main = 1.2)
segments(x1[1], x2[1], x1[2], x2[2], col = "darkgreen", lwd = 3)
segments(x1[3], x2[3], x1[4], x2[4], col = 'darkgreen', lwd = 3)
segments(x1[2], x2[2], x1[5], x2[5], col = 'darkgreen', lwd = 2, lty = 2)
segments(x1[5], x2[5], x1[6], x2[6], col = 'darkgreen', lwd = 2, lty = 2)
segments(x1[5], x2[5], x1[3], x2[3], col = 'darkgreen', lwd = 2, lty = 2)
# centroid of {1,2,5,6}
cent1256_x <- mean(x1[c(1,2,5,6)])
cent1256_y <- mean(x2[c(1,2,5,6)])
points(cent1256_x, cent1256_y, pch = 4, cex = 2, col = 'darkgreen', lwd = 2)
segments(cent1256_x, cent1256_y, x1[3], x2[3], col = 'darkgreen', lwd = 2)
segments(cent1256_x, cent1256_y, x1[4], x2[4], col = 'darkgreen', lwd = 2, lty = 2)
text(x1, x2, labels = 1:6, pos = 3, cex = 1.3, font = 2)
box()
## ---- chunk 49
par(mfrow = c(1, 3), mar = c(3, 3, 3, 1))

plot(hc_single,   main = "Single Linkage",   xlab = "", ylab = "Height", sub = "", cex.main = 1.2)
abline(h = 0.55, col = "red", lty = 2)
abline(h = 0.35, col = "blue", lty = 2)

plot(hc_complete, main = "Complete Linkage", xlab = "", ylab = "Height", sub = "", cex.main = 1.2)
abline(h = 0.55, col = "red", lty = 2)
abline(h = 0.35, col = "blue", lty = 2)

plot(hc_average,  main = "Average Linkage",  xlab = "", ylab = "Height", sub = "", cex.main = 1.2)
abline(h = 0.55, col = "red", lty = 2)
abline(h = 0.35, col = "blue", lty = 2)

## ---- chunk 50
dd <- dist(df_iris, method="euclidean")
hc <- hclust(dd, method="average")
plot(hc, labels = FALSE)
## ---- chunk 51
dd <- dist(df_iris, method="manhattan")
hc <- hclust(dd, method="single")
plot(hc, labels = FALSE)
## ---- chunk 52
library(cluster)
library(mclust)
wcss <- function(clusters) {
  sum(tapply(1:nrow(df_iris), clusters, function(idx) {
    x  <- df_iris[idx, , drop = FALSE]
    mu <- colMeans(x)
    sum(rowSums((x - mu)^2))
  }))
}

hc <- hclust(dist(df_iris, method="euclidean"), method="average")
km <- kmeans(df_iris, centers = 3, nstart = 100)
## ---- chunk 53
adjustedRandIndex(cutree(hc, k = 3), iris$Species)
adjustedRandIndex(km$cluster, iris$Species)
wcss(cutree(hc, k = 3))
wcss(km$cluster)
## ---- chunk 54

    sil <- silhouette(cutree(hc, k = 3), dist(iris[,1:4]))
    mean(sil[, 3]) # Average silhouette width

    sil <- silhouette(cutree(hc, k = 5), dist(iris[,1:4]))
    mean(sil[, 3]) # Average silhouette width

    sil <- silhouette(km$cluster, dist(iris[,1:4]))
    mean(sil[, 3]) # Average silhouette width
